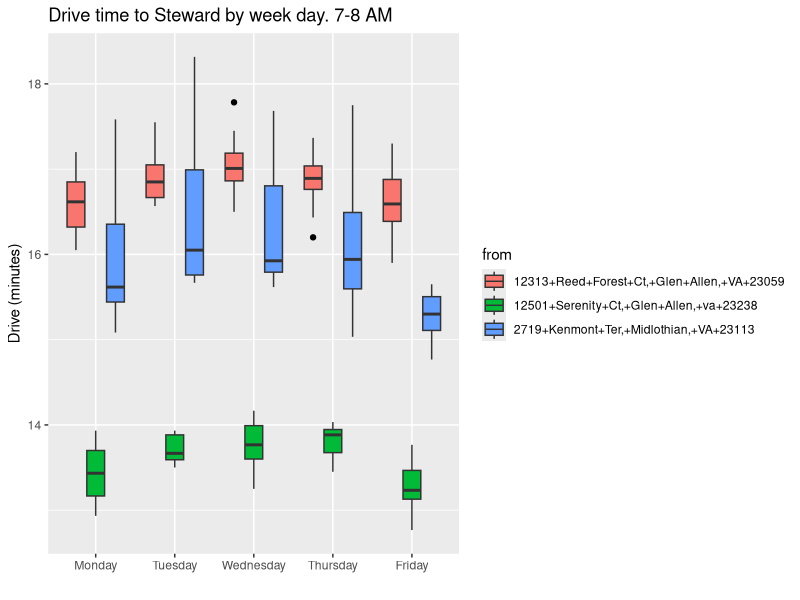
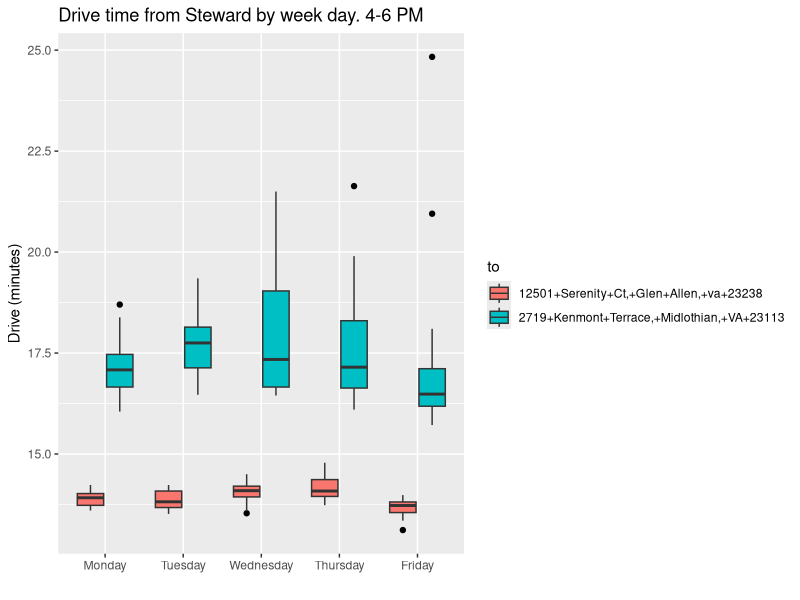

R code for these plots, in order:
## ---- chunk 1
knitr::opts_chunk$set(echo = TRUE)
library(tidyverse)
library(lubridate)
library(here)
## ---- chunk 2
drive_times <- read_csv(here("drive_times.csv"), col_names = FALSE)
names(drive_times) <-
  c("run_name",
    "from",
    "to",
    "run_date",
    "Time",
    "Distance",
    "Status")

drive_times %>%
  mutate(run_time_eastern = with_tz(force_tz(run_date, "GMT"),  "America/New_York")) %>%
  filter(run_name == "JD") %>%
  mutate(day = factor(weekdays(run_time_eastern),
                             levels =
                               c(
                                 "Sunday",
                                 "Monday",
                                 "Tuesday",
                                 "Wednesday",
                                 "Thursday",
                                 "Friday",
                                 "Saturday"
                               )),
    time = hour(run_time_eastern) + minute(run_time_eastern) / 60,
    drive_min = Time / 60
  ) ->
  drive_times_localized

## ---- chunk 3
drive_times_localized %>%
  filter(!day %in% c("Saturday","Sunday"), 
         to == "11600+Gayton+Rd,+Richmond,+VA+23238", 
         time > 7 & time < 8) ->
  weekday_times

p <- ggplot(weekday_times, aes(x = day, y = drive_min, fill = from)) +
  geom_boxplot(outlier.colour="black") +
  labs(title = "Drive time to Steward by week day. 7-8 AM",
       x = "",
       y = "Drive (minutes)")

p

## ---- chunk 4
drive_times_localized %>%
  filter(!day %in% c("Saturday","Sunday"), 
         from == "11600+Gayton+Rd,+Richmond,+VA+23238", 
         time > 16 & time < 18) ->
  weekday_times

p <- ggplot(weekday_times, aes(x = day, y = drive_min, fill = to)) +
  geom_boxplot(outlier.colour="black") +
  labs(title = "Drive time from Steward by week day. 4-6 PM",
       x = "",
       y = "Drive (minutes)")

p

